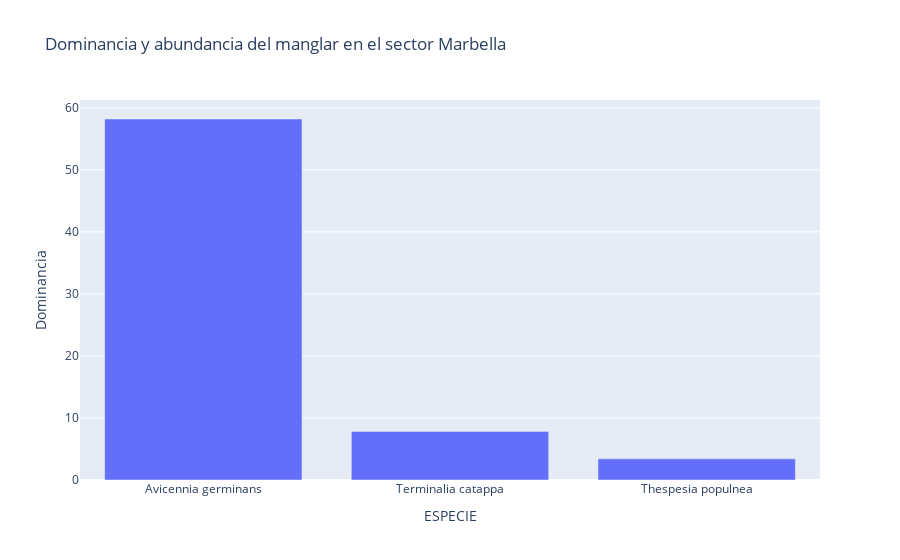

Write notebook code for a chart like this one.
### Code cell
figura6=px.bar(df_6,x="ESPECIE",y="Dominancia",barmode="group",title="Dominancia y abundancia del manglar en el sector Marbella")
figura6

### Figure 1 — Plotly figure (JSON) as saved in the notebook; plotly's stock layout.template omitted (floating-point values rounded to 4 significant figures)
{"data": [{"alignmentgroup": "True", "hovertemplate": "ESPECIE=%{x}<br>Dominancia=%{y}<extra></extra>", "legendgroup": "", "marker": {"color": "#636efa", "pattern": {"shape": ""}}, "name": "", "offsetgroup": "", "orientation": "v", "showlegend": false, "textposition": "auto", "type": "bar", "x": ["Avicennia germinans", "Terminalia catappa", "Thespesia populnea"], "xaxis": "x", "y": [58.2, 7.83, 3.41], "yaxis": "y"}], "layout": {"autosize": true, "barmode": "group", "legend": {"tracegroupgap": 0}, "title": {"text": "Dominancia y abundancia del manglar en el sector Marbella"}, "xaxis": {"anchor": "y", "autorange": true, "domain": [0, 1], "range": [-0.5, 2.5], "title": {"text": "ESPECIE"}, "type": "category"}, "yaxis": {"anchor": "x", "autorange": true, "domain": [0, 1], "range": [0, 61.26], "title": {"text": "Dominancia"}, "type": "linear"}}}
